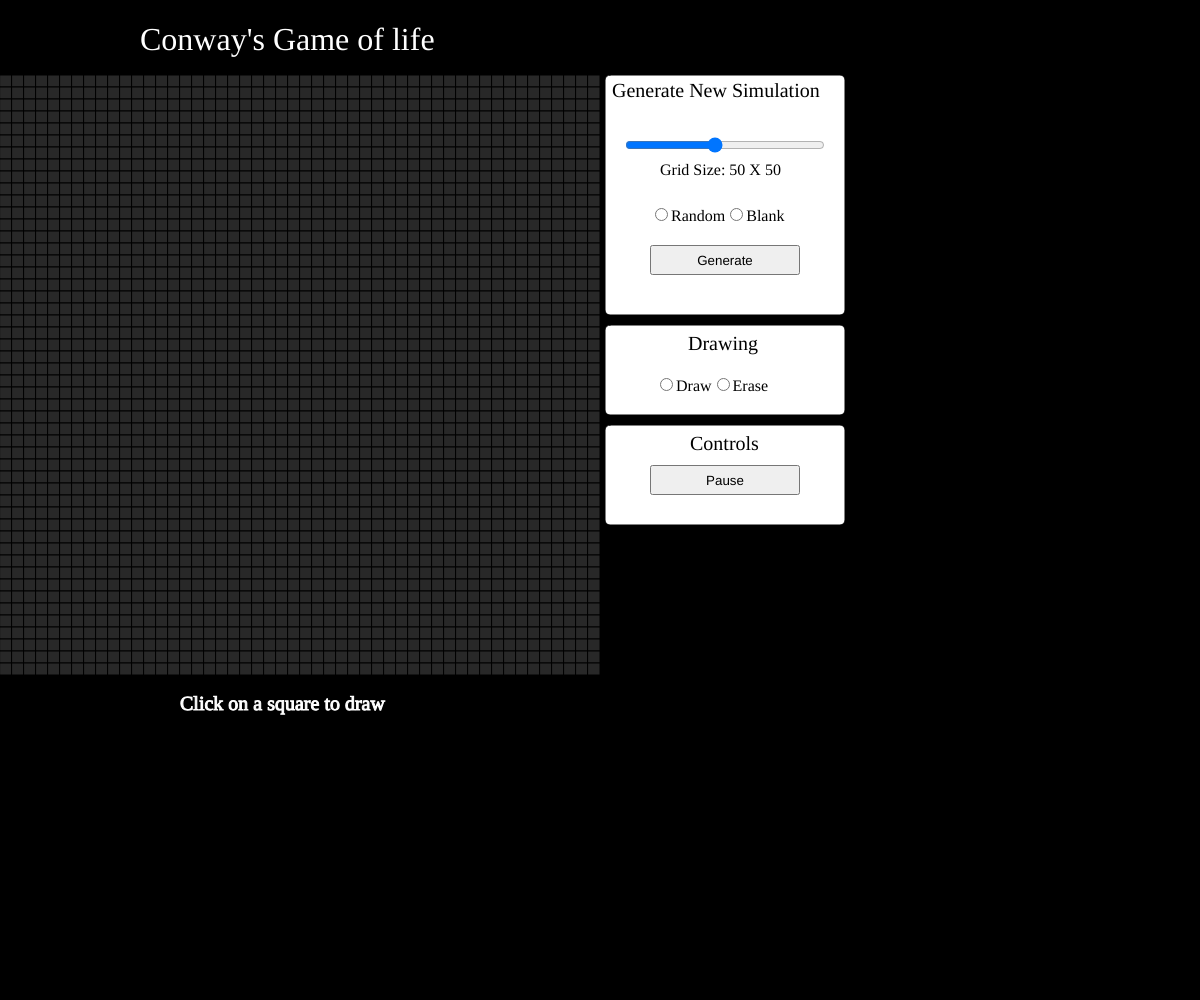
Frame 1 (no input)
Frame 60 (no input): identical to frame 1, image omitted
Frame 120 (the mouse pressed at the canvas centre since frame 60): identical to frame 1, image omitted

The p5.js sketch that drew this single still picture (run headless with seeded random() and noise() and a simulated clock; from frame 60 on, the mouse is pressed at the canvas centre):

// p5.js sketch
// ── sketch.js
let ROW_CELLS; // number of rows in the grid
let COL_CELLS; // number of cols in the grid
let CELL_SIZE; // size of a cell in pixels

let timer = 0; // timer used to update draw()
let cells = new Array(ROW_CELLS); // grid of cells

let paused = false; // determines if user can draw

let pause_button;
let generate_button;

const START_HEIGHT = 75; // gap between top of screen and start of grid in pixels
const DESIRED_HEIGHT = 600; // desired height / width of grid in pixels

function setup() {
	// set up sliders
	size_slider = createSlider(10, 100, 50);
	size_slider.style('width', '200px');
	size_slider.position(23 + DESIRED_HEIGHT, START_HEIGHT + 60);

	// set up radio buttons
	create_radio = createRadio();
	create_radio.option('Random');
	create_radio.option('Blank');
	create_radio.value('Random'); // default value
	create_radio.position(50 + DESIRED_HEIGHT, START_HEIGHT + 130);

	draw_radio = createRadio();
	draw_radio.option('Draw');
	draw_radio.option('Erase');
	draw_radio.value('Draw'); // default value
	draw_radio.position(55 + DESIRED_HEIGHT, START_HEIGHT + 300);

	// buttons
	pause_button = createButton('Pause');
	pause_button.style('width', '150px');
	pause_button.style('height', '30px');
	pause_button.position(50 + DESIRED_HEIGHT, START_HEIGHT + 390);
	pause_button.mousePressed(pause);

	resume_button = createButton('Resume');
	resume_button.style('width', '150px');
	resume_button.style('height', '30px');
	resume_button.position(50 + DESIRED_HEIGHT, START_HEIGHT + 390);
	resume_button.mousePressed(resume);
	resume_button.hide();

	generate_button = createButton('Generate');
	generate_button.position(50 + DESIRED_HEIGHT, START_HEIGHT + 170);
	generate_button.style('width', '150px');
	generate_button.style('height', '30px');
	generate_button.mousePressed(generate);

	generate();
	createCanvas(windowWidth, windowHeight);
}

function pause() {
	if (!paused) {
		paused = true;
		pause_button.hide();
		resume_button.show();
	}
}

function resume() {
	if (paused) {
		paused = false;
		resume_button.hide();
		pause_button.show();
	}
}

function draw_text() {
	// draw title
	textFont('Georgia');
	textSize(32);
	fill(255);
	text('Conway\'s Game of life', 140, 50);

	// draw bottom toolbar rectangle
	rect(5 + DESIRED_HEIGHT, START_HEIGHT, 240, 240, 5);
	rect(5 + DESIRED_HEIGHT, START_HEIGHT + 250, 240, 90, 5);
	rect(5 + DESIRED_HEIGHT, START_HEIGHT + 350, 240, 100, 5);

	//generate new simulation
	fill(0);
	stroke(255);
	textSize(20);
	text('Generate New Simulation', 12 + DESIRED_HEIGHT, START_HEIGHT + 22);
	textSize(16);
	fill(0);
	stroke(255);
	text('Grid Size: ' + size_slider.value() + ' X ' + size_slider.value(), 60 + DESIRED_HEIGHT, START_HEIGHT + 100);

	//draw
	textSize(20);
	text('Drawing', 88 + DESIRED_HEIGHT, START_HEIGHT + 275);

	//generate new simulation
	textSize(20);
	text('Controls', 90 + DESIRED_HEIGHT, START_HEIGHT + 375);

	//instructions
	fill(255);
	text('Click on a square to draw', 180, 35 + START_HEIGHT + DESIRED_HEIGHT);

}

function create_cells() {
	for (let r = 0; r < ROW_CELLS; r++) {
		cells[r] = new Array(COL_CELLS);
		for (let c = 0; c < COL_CELLS; c++) {
			if (create_radio.value() == 'Random' && Math.random() < 0.5) {
				cells[r][c] = 1;
			} else {
				cells[r][c] = 0;
			}
		}
	}
}

function generate() {
	ROW_CELLS = size_slider.value();
	COL_CELLS = size_slider.value();
	CELL_SIZE = Math.trunc(DESIRED_HEIGHT / ROW_CELLS);
	create_cells();
}

function step() {
	let new_cells = new Array(ROW_CELLS);
	for (let r = 0; r < ROW_CELLS; r++) {
		new_cells[r] = new Array(COL_CELLS);
		for (let c = 0; c < COL_CELLS; c++) {
			let count = neighbor_count(r, c);
			if (cells[r][c] == 1 && count >= 2 && count <= 3) { //Any live cell with two or three live neighbours survives.
				new_cells[r][c] = 1;
			} else if (cells[r][c] == 0 && count == 3) { //Any dead cell with three live neighbours becomes a live cell.	
				new_cells[r][c] = 1;
			} else { //All other live cells die in the next generation. Similarly, all other dead cells stay dead.
				new_cells[r][c] = 0;
			}
		}
	}
	for (let r = 0; r < ROW_CELLS; r++) {
		for (let c = 0; c < COL_CELLS; c++) {
			cells[r][c] = new_cells[r][c];
		}
	}
}

function mouseDragged() {
	mouseClicked();
}

function mouseClicked() {
	let row = Math.trunc((mouseY - START_HEIGHT) / CELL_SIZE);
	let col = Math.trunc((mouseX) / CELL_SIZE);
	if (row >= 0 && row < ROW_CELLS && col >= 0 && col < COL_CELLS) {
		if (!paused) {
			pause();
		} 
		if (draw_radio.value() == 'Draw') {
			cells[row][col] = 1;
		} else {
			cells[row][col] = 0;
		}
	}
}

function neighbor_count(r, c) {
	let count = 0;
	for (let i = r - 1; i <= r + 1; i++) {
		for (let j = c - 1; j <= c + 1; j++) {
			if (i >= 0 && j >= 0 && i < ROW_CELLS && j < COL_CELLS && (r != i || c != j)) {
				count += cells[i][j];
			}
		}
	}
	return count;
}

function draw_grid() {
	for (let r = 0; r < ROW_CELLS; r++) {
		for (let c = 0; c < COL_CELLS; c++) {
			if (cells[r][c] == 1) {
				fill(255);
			} else {
				fill(40);
			}
			rect(c * CELL_SIZE, START_HEIGHT + r * CELL_SIZE, CELL_SIZE, CELL_SIZE);
		}
	}
}

function draw() {
	background(0);
	fill(0);
	stroke(0);
	if (!paused) {
		step();
	}
	draw_grid();
	draw_text();
	timer = millis();
}
